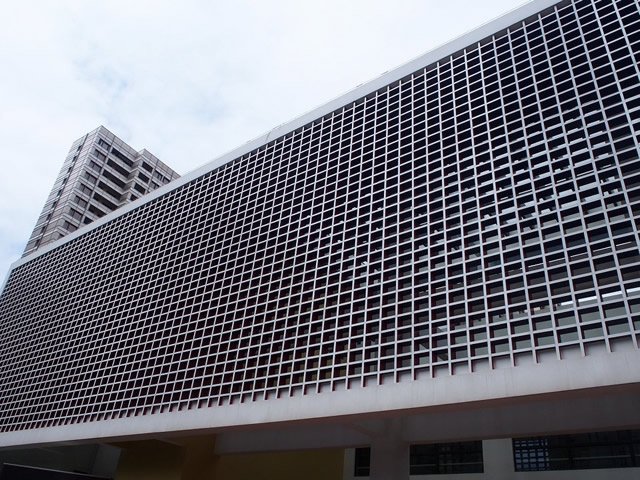
//> input picture images/boxobject.jpg, 640 x 480 px
$ ./sobel   (built with g++ and OpenCV 4)
//> lines starting //> are read from the running program, lines starting //| are printed output that depends on the picture
#include <iostream>
#include <opencv2/opencv.hpp>

int main(){
  std::string file_src = "/home/chikara/c++/opencv-4.5.5/OpenCV_Cppstudy/images/boxobject.jpg";
  cv::Mat img_src = cv::imread(file_src, 1);
//> img_src is the input picture: 480 rows x 640 cols, CV_8UC3; mean B, G, R 121.7, 112.7, 112.3
  cv::Mat img_tmp, img_dst;

  if(!img_src.data){
    std::cout << "error" << std::endl;
    return 0;
  }

  cv::namedWindow("before", cv::WINDOW_AUTOSIZE);
  cv::namedWindow("result", cv::WINDOW_AUTOSIZE);

  cv::Sobel(img_src, img_tmp, CV_32F, 1, 0, 3);
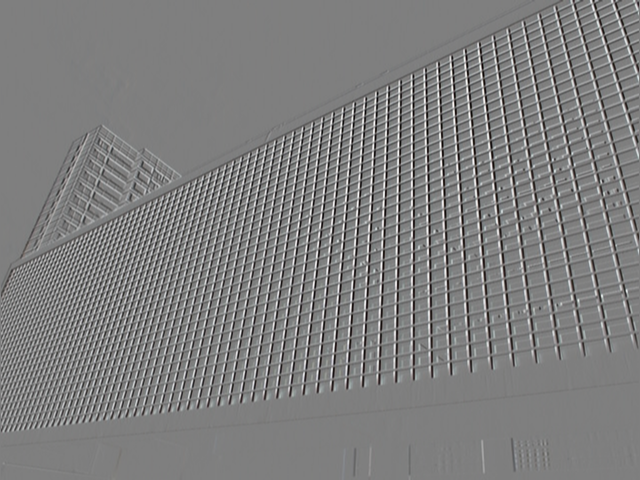
//> img_tmp: 480 rows x 640 cols, CV_32FC3; mean B, G, R -1.2, -1.2, -1.2; drawn with min black and max white
  cv::convertScaleAbs(img_tmp, img_dst, 1, 0);
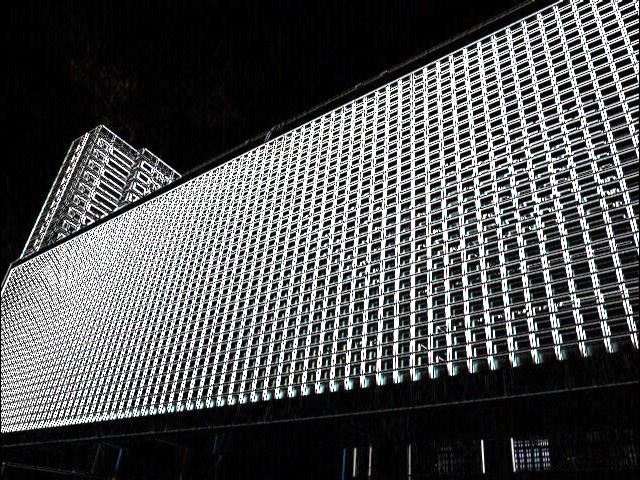
//> img_dst: 480 rows x 640 cols, CV_8UC3; mean B, G, R 82.6, 82.2, 81.2

  cv::imshow("before", img_src);
  cv::imshow("result", img_dst);

  cv::waitKey(0);
  return 0;
}

$ run again, with images/glass.jpg copied over images/boxobject.jpg
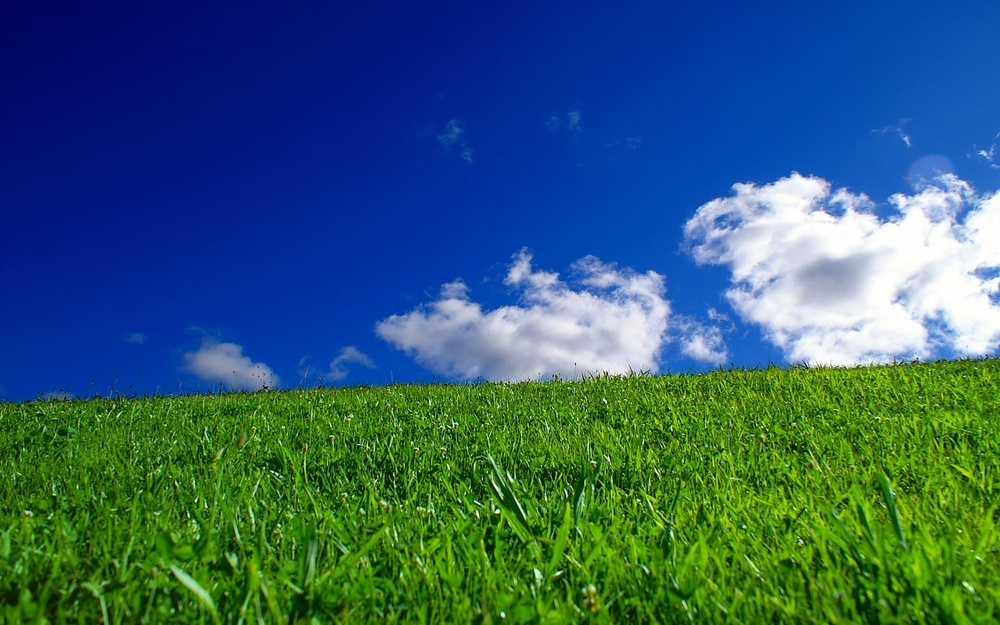
//> input picture images/glass.jpg, 1000 x 625 px, shrunk from 1920 x 1200 before the run
//> img_src is the input picture: 625 rows x 1000 cols, CV_8UC3; mean B, G, R 107, 93.5, 49.6
//> `cv::Sobel(img_src, img_tmp, CV_32F, 1, 0, 3);`:
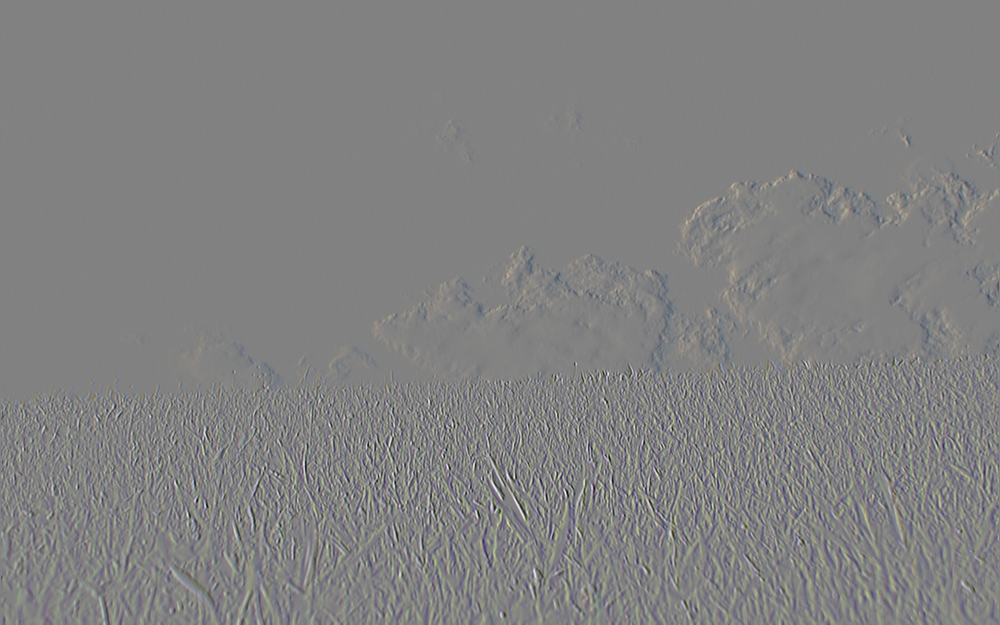
//> img_tmp: 625 rows x 1000 cols, CV_32FC3; mean B, G, R 0.3, 0.7, 0.6; drawn with min black and max white
//> `cv::convertScaleAbs(img_tmp, img_dst, 1, 0);`:
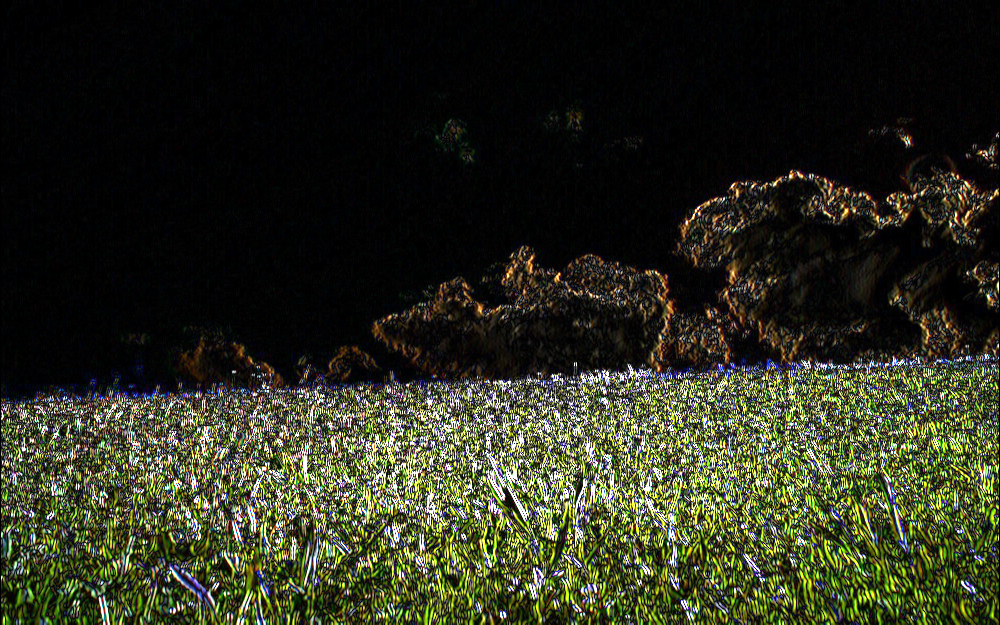
//> img_dst: 625 rows x 1000 cols, CV_8UC3; mean B, G, R 30.3, 46.4, 44

$ run again, with images/goldcoast.jpg copied over images/boxobject.jpg
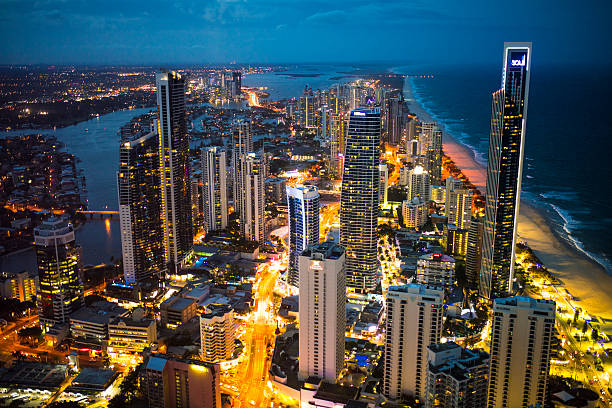
//> input picture images/goldcoast.jpg, 612 x 408 px
//> img_src is the input picture: 408 rows x 612 cols, CV_8UC3; mean B, G, R 79.3, 80.4, 72.3
//> `cv::Sobel(img_src, img_tmp, CV_32F, 1, 0, 3);`:
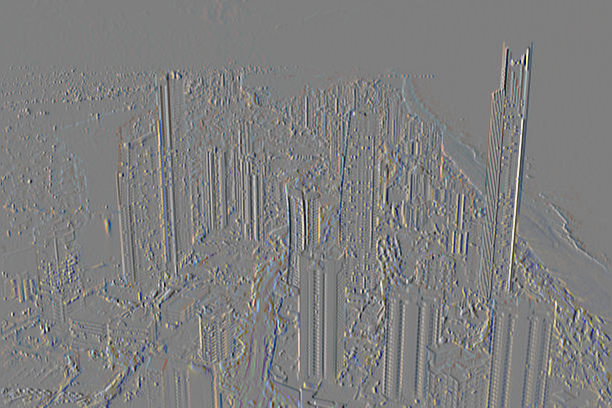
//> img_tmp: 408 rows x 612 cols, CV_32FC3; mean B, G, R 0, 0.3, 0.2; drawn with min black and max white
//> `cv::convertScaleAbs(img_tmp, img_dst, 1, 0);`:
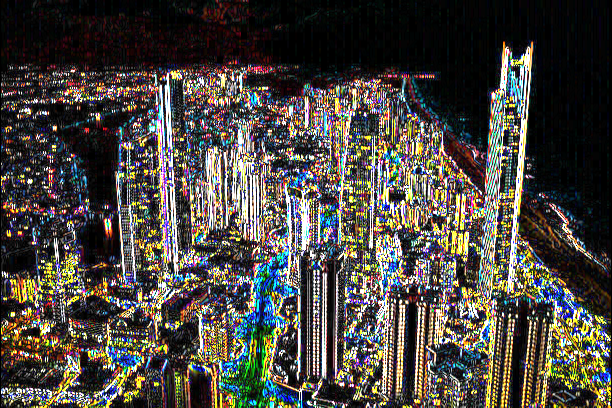
//> img_dst: 408 rows x 612 cols, CV_8UC3; mean B, G, R 66.5, 71.9, 75.8

$ run again, with images/roundabout.jpg copied over images/boxobject.jpg
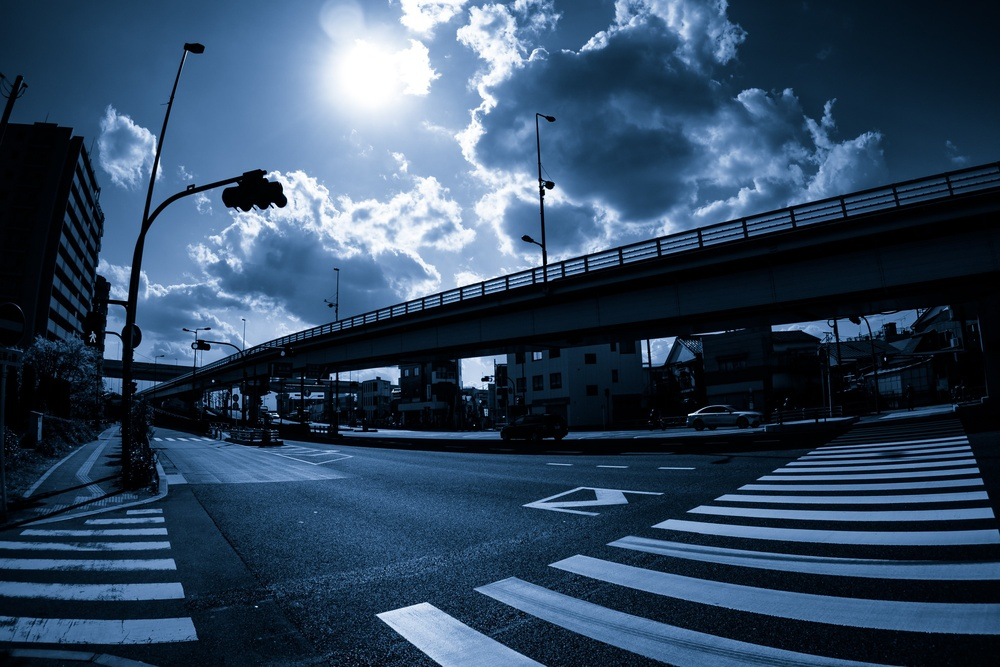
//> input picture images/roundabout.jpg, 1000 x 667 px, shrunk from 3200 x 2135 before the run
//> img_src is the input picture: 667 rows x 1000 cols, CV_8UC3; mean B, G, R 95.1, 71.3, 49.1
//> `cv::Sobel(img_src, img_tmp, CV_32F, 1, 0, 3);`:
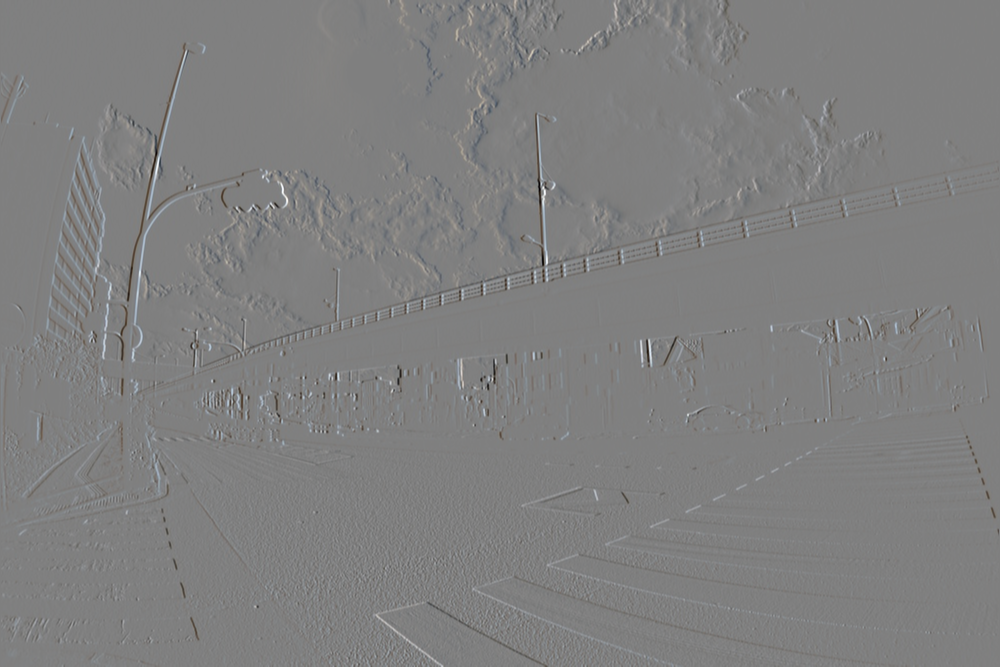
//> img_tmp: 667 rows x 1000 cols, CV_32FC3; mean B, G, R 0, 0, 0; drawn with min black and max white
//> `cv::convertScaleAbs(img_tmp, img_dst, 1, 0);`:
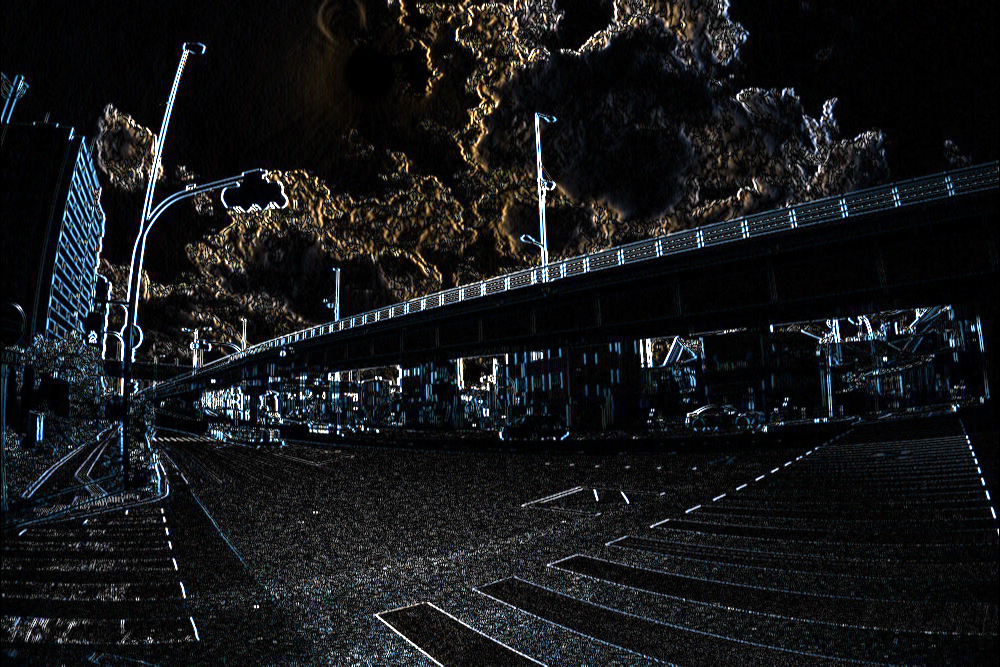
//> img_dst: 667 rows x 1000 cols, CV_8UC3; mean B, G, R 25.5, 23.5, 22
